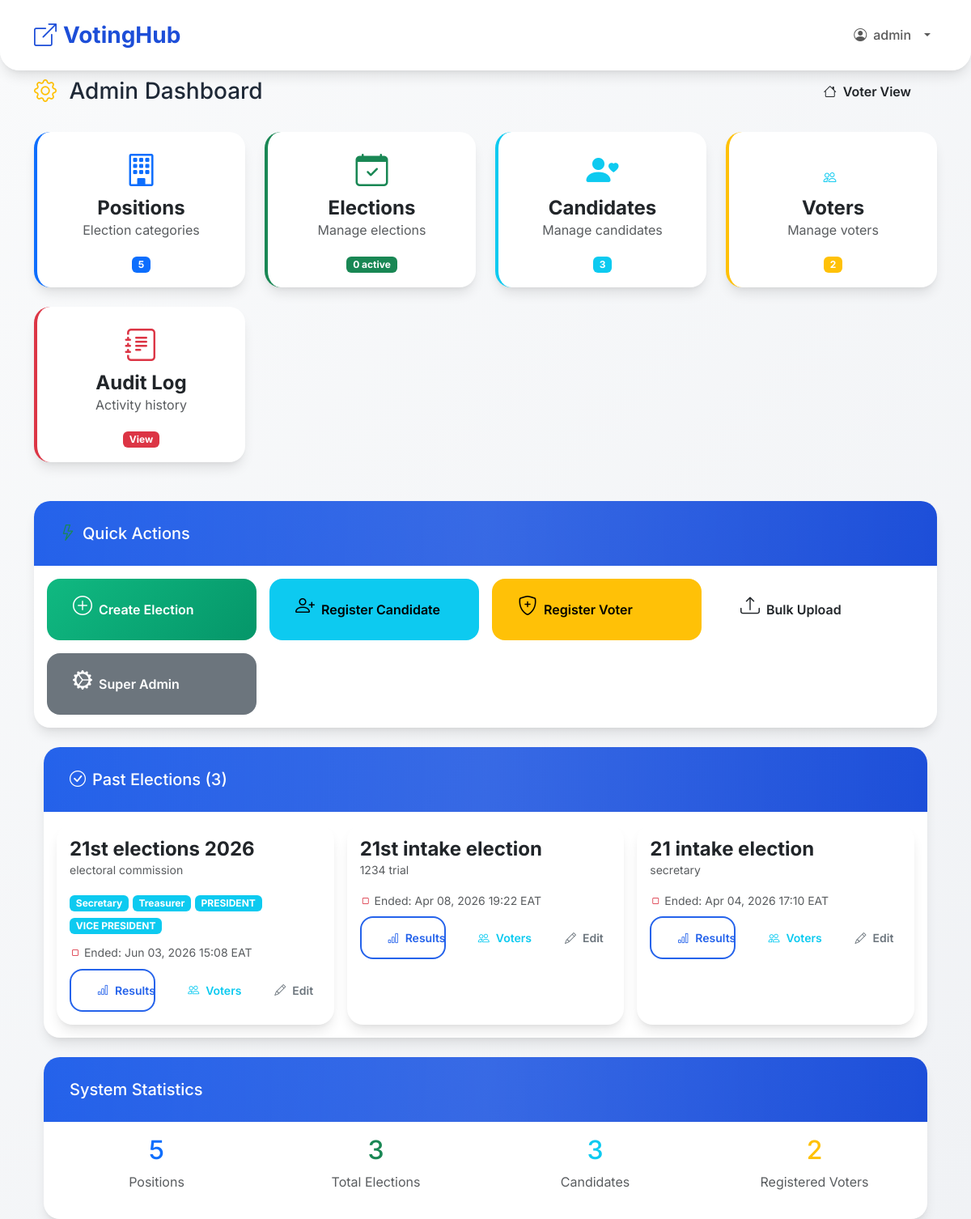
The page /polls/admin/dashboard/ (signed in) on the database as committed earlier.
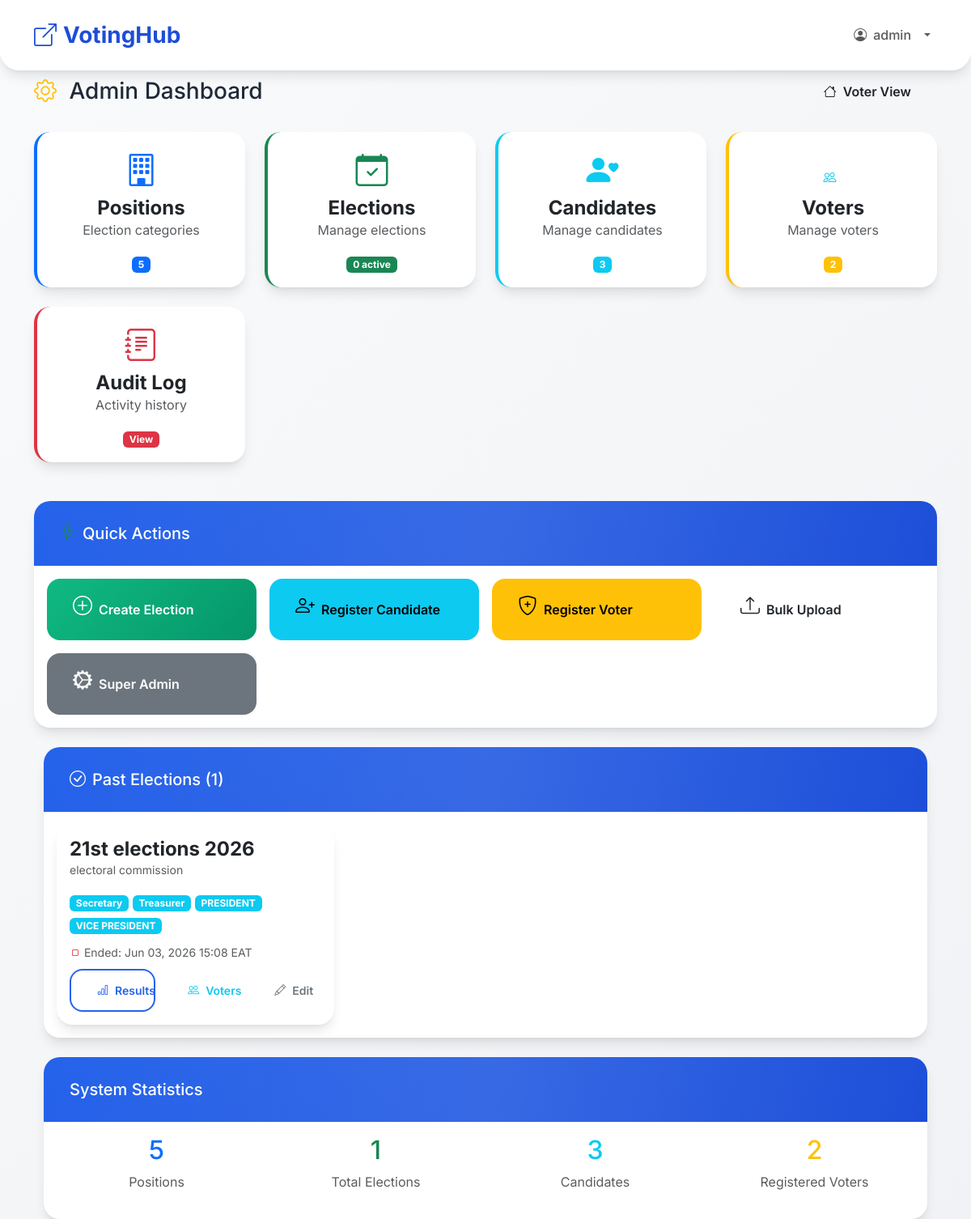
The same page on the database as committed later.
### polls/models.py (models this page shows, shortened)
class Election(models.Model):
    title = models.CharField(max_length=200)
    description = models.TextField(blank=True)
    positions = models.ManyToManyField(Position, through='ElectionPosition', related_name='elections')
    start_time = models.DateTimeField()
    end_time = models.DateTimeField()
    eligible_ranks = models.CharField(max_length=500, blank=True, help_text="Comma-separated ranks")
    eligible_stations = models.CharField(max_length=500, blank=True, help_text="Comma-separated stations")
    created_by = models.ForeignKey(PoliceUser, on_delete=models.CASCADE, related_name='created_elections')
    logo = models.ImageField(upload_to='election_logos/', blank=True, null=True)
    @property
    def status(self):
        now = timezone.now()
        if now < self.start_time:
            return 'UPCOMING'
        elif now > self.end_time:
            return 'ENDED'
        else:
            return 'ACTIVE'
    class Meta:
        ordering = ['-start_time']

class Position(models.Model):
    name = models.CharField(max_length=100, unique=True)

### polls/views_admin.py (the view)
# urls.py: path('admin/dashboard/', views_admin.admin_dashboard, name='admin_dashboard'),
@login_required
@user_passes_test(is_admin)
def admin_dashboard(request):
    now = timezone.now()
    all_elections = Election.objects.prefetch_related('positions', 'candidates').all()
    active_elections_list = []
    upcoming_elections = []
    ended_elections_list = []
    for election in all_elections:
        status = election.status
        if status == 'ACTIVE':
            active_elections_list.append(election)
        elif status == 'UPCOMING':
            upcoming_elections.append(election)
        else:  # ENDED
            ended_elections_list.append(election)
    return render(request, 'polls/admin_dashboard.html', {
        'positions_count': Position.objects.count(),
        'elections_count': Election.objects.count(),
        'active_elections': len(active_elections_list),
        'candidates_count': Candidate.objects.count(),
        'voters_count': PoliceUser.objects.filter(role='VOTER').count(),
        'is_admin': request.user.role == 'ADMIN',
        'is_superadmin': request.user.role == 'SUPER_ADMIN',
        'active_elections_list': active_elections_list,
        'upcoming_elections': upcoming_elections,
        'ended_elections_list': ended_elections_list,
    })

### polls/views_admin.py (called while the page is built)
def is_admin(user):
    return user.role in ['SUPER_ADMIN', 'ADMIN']

### templates/polls/admin_dashboard.html (shortened to what the changed rows need)
{% extends 'base.html' %}
{% block content %}
<div class="row justify-content-center">
    <div class="col-lg-12">
        <div class="d-flex justify-content-between align-items-center mb-4">
            <h1 class="h3 mb-0">
                <i class="bi bi-gear me-2 text-warning"></i>
                Admin Dashboard
            </h1>
        </div>
        </div>
        {% if ended_elections_list %}
        <div class="row mb-4">
            <div class="col-12">
                <div class="card">
                    <div class="card-header bg-secondary text-white">
                        <h5 class="mb-0"><i class="bi bi-check-circle me-2"></i>Past Elections ({{ ended_elections_list|length }})</h5>
                    </div>
                    <div class="card-body">
                        <div class="row g-3">
                            {% for election in ended_elections_list %}
                            <div class="col-md-6 col-lg-4">
<div class="card h-100">
                                    <div class="card-body">
                                        <h6 class="card-title fw-bold">{{ election.title }}</h6>
                                        <p class="card-text text-muted small">{{ election.description|truncatewords:10 }}</p>
                                        <div class="mb-2">
                                            {% for pos in election.positions.all %}
                                                <span class="badge bg-info mb-1">{{ pos.name }}</span>
                                            {% endfor %}
                                        </div>
                                        <div class="small text-muted mb-2">
                                            <i class="bi bi-stop text-danger"></i> Ended: {{ election.end_time|date:"M d, Y H:i" }} EAT
                                        </div>
                                        <div class="d-flex gap-2">
                                            <a href="{% url 'polls:results' election.id %}" class="btn btn-sm btn-outline-primary flex-fill">
                                                <i class="bi bi-bar-chart"></i> Results
                                            </a>
                                            <a href="{% url 'polls:admin_election_voters' election.id %}" class="btn btn-sm btn-outline-info flex-fill">
                                                <i class="bi bi-people"></i> Voters
                                            </a>
                                            {% if is_superadmin %}
                                            <a href="{% url 'polls:edit_election' election.id %}" class="btn btn-sm btn-outline-secondary flex-fill">
                                                <i class="bi bi-pencil"></i> Edit
                                            </a>
                                            {% endif %}
                                        </div>
                                    </div>
                                </div>
                            </div>
                            {% endfor %}
                        </div>
                    </div>
                </div>
            </div>
        </div>
        {% endif %}
        <div class="row">
            <div class="col-12">
                <div class="card">
                    <div class="card-body">
                        <div class="row text-center">
                            <div class="col-md-3 mb-3">
                                <h2 class="text-primary">{{ positions_count|default:0 }}</h2>
                            </div>
                            <div class="col-md-3 mb-3">
                                <h2 class="text-success">{{ elections_count|default:0 }}</h2>
                                <p class="mb-0 text-muted">Total Elections</p>
                            </div>
                            <div class="col-md-3 mb-3">
                                <h2 class="text-info">{{ candidates_count|default:0 }}</h2>
                            </div>
                            <div class="col-md-3 mb-3">
                                <h2 class="text-warning">{{ voters_count|default:0 }}</h2>
                            </div>
                        </div>
                    </div>
                </div>
            </div>
        </div>
    </div>
</div>
{% endblock %}

Rows that differ between the two databases and show on the page:
removed Election: title "21st intake election", description "1234 trial", end_time "Apr 08, 2026 19:22"
removed Election: title "21 intake election", description "secretary", end_time "Apr 04, 2026 17:10"
Other text that changed with them:
{{ ended_elections_list|length }}: "3" → "1"
{{ elections_count|default:0 }}: "3" → "1"
